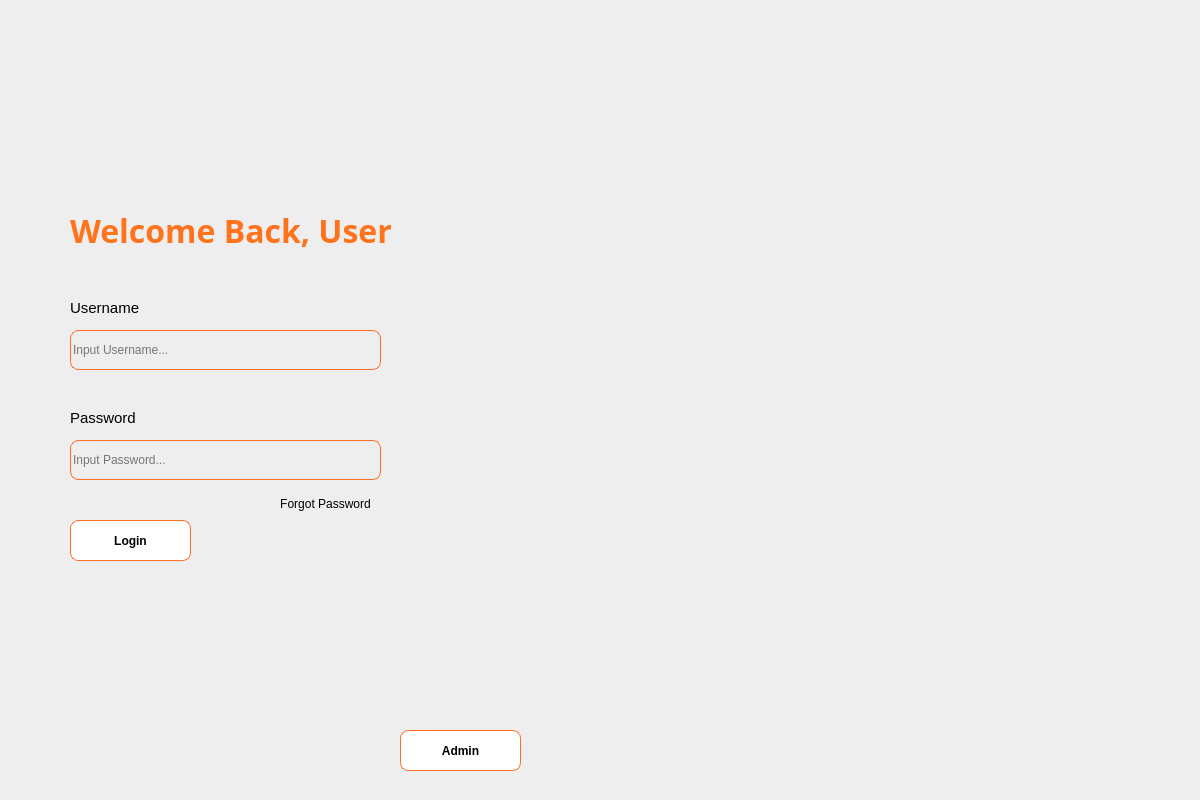
<?xml version="1.0" encoding="UTF-8"?>
<ui version="4.0">
 <class>Dialog</class>
 <widget class="QDialog" name="Dialog">
  <property name="geometry">
   <rect>
    <x>0</x>
    <y>0</y>
    <width>1200</width>
    <height>800</height>
   </rect>
  </property>
  <property name="windowTitle">
   <string>Dialog</string>
  </property>
  <widget class="QLabel" name="label">
   <property name="geometry">
    <rect>
     <x>550</x>
     <y>0</y>
     <width>650</width>
     <height>800</height>
    </rect>
   </property>
   <property name="text">
    <string/>
   </property>
   <property name="pixmap">
    <pixmap>../img/fruitbackground.jpg</pixmap>
   </property>
   <property name="scaledContents">
    <bool>true</bool>
   </property>
  </widget>
  <widget class="QWidget" name="widget" native="true">
   <property name="geometry">
    <rect>
     <x>0</x>
     <y>0</y>
     <width>550</width>
     <height>800</height>
    </rect>
   </property>
   <property name="cursor">
    <cursorShape>ArrowCursor</cursorShape>
   </property>
   <property name="styleSheet">
    <string notr="true">background-color: #EEEEEE</string>
   </property>
   <widget class="QLabel" name="label_2">
    <property name="geometry">
     <rect>
      <x>70</x>
      <y>200</y>
      <width>381</width>
      <height>61</height>
     </rect>
    </property>
    <property name="font">
     <font>
      <family>Berlin Sans FB Demi</family>
      <pointsize>24</pointsize>
      <weight>75</weight>
      <italic>false</italic>
      <bold>true</bold>
     </font>
    </property>
    <property name="styleSheet">
     <string notr="true">color: #FF731D
</string>
    </property>
    <property name="text">
     <string>Welcome Back, User</string>
    </property>
   </widget>
   <widget class="QLineEdit" name="lineEdit">
    <property name="geometry">
     <rect>
      <x>70</x>
      <y>330</y>
      <width>311</width>
      <height>40</height>
     </rect>
    </property>
    <property name="cursor">
     <cursorShape>IBeamCursor</cursorShape>
    </property>
    <property name="autoFillBackground">
     <bool>false</bool>
    </property>
    <property name="styleSheet">
     <string notr="true">QLineEdit{
background-color: rgba(0,0,0,0%);
border-radius: 8px;
border: 1px solid #FF6D28
}

QLineEdit:focus{
border: 2px solid #FF6D28
}</string>
    </property>
    <property name="inputMask">
     <string/>
    </property>
    <property name="text">
     <string/>
    </property>
    <property name="placeholderText">
     <string>Input Username...</string>
    </property>
   </widget>
   <widget class="QLineEdit" name="lineEdit_2">
    <property name="geometry">
     <rect>
      <x>70</x>
      <y>440</y>
      <width>311</width>
      <height>40</height>
     </rect>
    </property>
    <property name="styleSheet">
     <string notr="true">QLineEdit{
background-color: rgba(0,0,0,0%);
border-radius: 8px;
border: 1px solid #FF6D28
}

QLineEdit:focus{
border: 2px solid #FF6D28
}</string>
    </property>
    <property name="placeholderText">
     <string>Input Password...</string>
    </property>
   </widget>
   <widget class="QLabel" name="label_3">
    <property name="geometry">
     <rect>
      <x>70</x>
      <y>300</y>
      <width>121</width>
      <height>16</height>
     </rect>
    </property>
    <property name="font">
     <font>
      <pointsize>11</pointsize>
     </font>
    </property>
    <property name="text">
     <string>Username</string>
    </property>
   </widget>
   <widget class="QLabel" name="label_4">
    <property name="geometry">
     <rect>
      <x>70</x>
      <y>410</y>
      <width>121</width>
      <height>16</height>
     </rect>
    </property>
    <property name="font">
     <font>
      <pointsize>11</pointsize>
     </font>
    </property>
    <property name="text">
     <string>Password</string>
    </property>
   </widget>
   <widget class="QPushButton" name="loginButton">
    <property name="geometry">
     <rect>
      <x>70</x>
      <y>520</y>
      <width>121</width>
      <height>41</height>
     </rect>
    </property>
    <property name="font">
     <font>
      <pointsize>9</pointsize>
      <weight>75</weight>
      <bold>true</bold>
     </font>
    </property>
    <property name="cursor">
     <cursorShape>PointingHandCursor</cursorShape>
    </property>
    <property name="styleSheet">
     <string notr="true">QPushButton{
background-color: white;
border-radius: 8px;
border: 1px solid #FF6D28;
}

QPushButton:hover{ 
background-color: #FF6D28;
color: white;
}



</string>
    </property>
    <property name="text">
     <string>Login</string>
    </property>
   </widget>
   <widget class="QPushButton" name="userAdminButton">
    <property name="geometry">
     <rect>
      <x>400</x>
      <y>730</y>
      <width>121</width>
      <height>41</height>
     </rect>
    </property>
    <property name="font">
     <font>
      <pointsize>9</pointsize>
      <weight>75</weight>
      <bold>true</bold>
     </font>
    </property>
    <property name="cursor">
     <cursorShape>PointingHandCursor</cursorShape>
    </property>
    <property name="styleSheet">
     <string notr="true">QPushButton{
background-color: white;
border-radius: 8px;
border: 1px solid #FF6D28;
}

QPushButton:hover{ 
background-color: #FF6D28;
color: white;
}



</string>
    </property>
    <property name="text">
     <string>Admin</string>
    </property>
   </widget>
   <widget class="QLabel" name="error">
    <property name="geometry">
     <rect>
      <x>70</x>
      <y>490</y>
      <width>301</width>
      <height>20</height>
     </rect>
    </property>
    <property name="font">
     <font>
      <pointsize>6</pointsize>
      <weight>75</weight>
      <bold>true</bold>
     </font>
    </property>
    <property name="styleSheet">
     <string notr="true">color: red</string>
    </property>
    <property name="text">
     <string/>
    </property>
   </widget>
   <widget class="QPushButton" name="forgotPass">
    <property name="geometry">
     <rect>
      <x>250</x>
      <y>490</y>
      <width>151</width>
      <height>28</height>
     </rect>
    </property>
    <property name="cursor">
     <cursorShape>PointingHandCursor</cursorShape>
    </property>
    <property name="text">
     <string>Forgot Password</string>
    </property>
    <property name="flat">
     <bool>true</bool>
    </property>
   </widget>
  </widget>
  <zorder>widget</zorder>
  <zorder>label</zorder>
 </widget>
 <resources/>
 <connections/>
</ui>
